Frame 1 (no input): blank canvas, image omitted
Frame 60 (the mouse pressed at the canvas centre just before this capture): blank canvas, image omitted
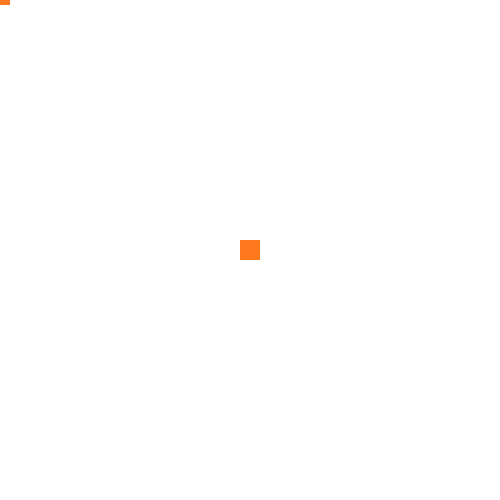
Frame 120 (the mouse held since frame 60 and released just before this capture)

The Processing sketch whose frames 1 and 60 were blank and that drew this single picture after the mouse press (run headless with seeded random() and noise(); from frame 60 on, the mouse is pressed at the canvas centre):

// Processing sketch: processing_170174
// ── processing_170174.pde

void setup()
{
  size(500, 500);
 size(500,500);
 background(255);
 noStroke();
  fill(255,120,30);
  smooth();
}
 
void draw()
{
  int i=20;
  int j=20;
  if (mousePressed) {
    i=20;
    j=20;
  }
   
  else {
    i=20;
    j=10;
  }
 
  rectMode(CENTER);
  rect(mouseX, mouseY, i, j);
   
   
}
 
